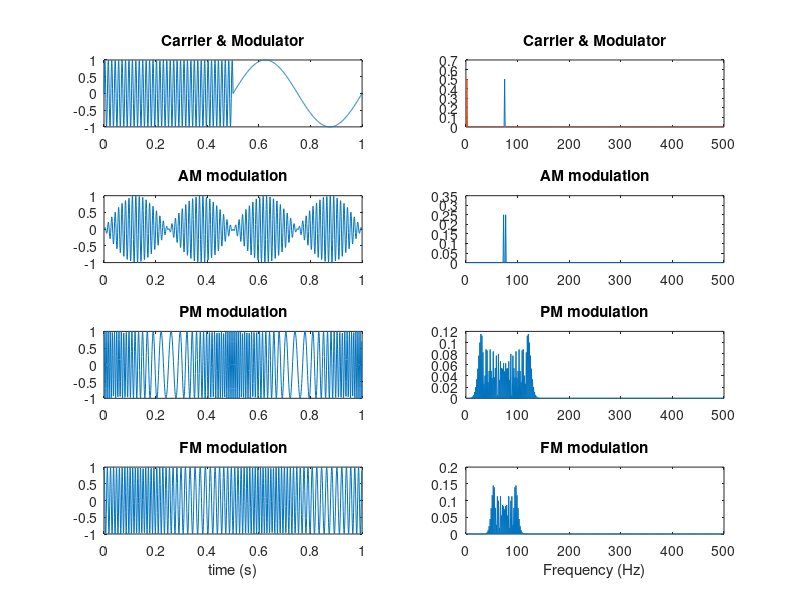

The MATLAB source for this figure:
% This file is a Matlab script generates a carrier, modulator, PM, FM
% signals and plots them in time domain as well as frequency domain. It is
% a good basic introduction ecercise  for signal processing. 
%
% This program is free software; you can redistribute it and/or modify
% it under the terms of the GNU General Public License as published by
% the Free Software Foundation; either version 2, or (at your option)
% any later version.
%
% This program is distributed in the hope that it will be useful,
% but WITHOUT ANY WARRANTY; without even the implied warranty of
% MERCHANTABILITY or FITNESS FOR A PARTICULAR PURPOSE.  See the
% GNU General Public License for more details.

 %Time specifications:
Fs = 1000;                             % Sampling Frequency (samples per second)
Ts = 1/Fs;                            % Sampling Period (seconds per sample)

L=1000;                                % Time vector lenght (total samples)
t = [0:L-1]*Ts;                       % Time vector

%Signals                   
Fcarrier = 75; Ac = 1; carrier = Ac * sin(2*pi*Fcarrier*t);
Fmodulator = 2; Am = 1; modulator = Am * sin(2*pi*Fmodulator*t);

%Amplitude modulation
AM = carrier .* modulator;
                      
%Phase modulation
P_deviation =25;
PM = Ac * cos(2*pi*Fcarrier*t + P_deviation*modulator);                         % Realistic model
%PM = pmmod(modulator, Fcarrier, Fs, P_deviation);                               %Matlab function

%Frequency modulation
Kf = 25;                                                                         % Modulator sensitivity
F_delta = Kf * Am;                                                               % Peak deviation
FM= Ac * cos(2*pi*(Fcarrier*t+F_delta*cumtrapz(t,modulator)));                  % Realistic model
%FM = Ac * cos(2*pi*Fcarrier*t + F_delta/Fmodulator * sin(2*pi*Fmodulator*t));   % Sinusoidal continuous wave aproximation
%FM = fmmod(modulator,Fcarrier, Fs, F_delta);                                    % Matlab function

%Time domain plots
subplot(4,2,1); plot(t,horzcat(carrier(1:L/2),modulator(1:L/2))); title('Carrier & Modulator');
subplot(4,2,3); plot(t, AM); title('AM modulation');
subplot(4,2,5); plot(t, PM); title('PM modulation');
subplot(4,2,7); plot(t, FM); title('FM modulation');xlabel('time (s)');

%Frequency domain
freq_vector=Fs/L*[0:L/2-1];

%Magnitude of Fourier transform
abs_carrier=abs(fft(carrier)/L);
abs_modulator=abs(fft(modulator)/L);
abs_AM=abs(fft(AM)/L);
abs_PM=abs(fft(PM)/L);
abs_FM=abs(fft(FM)/L);

%Positives frequencies discrimination
carrier_spectrum=abs_carrier(1:L/2);
modulator_spectrum=abs_modulator(1:L/2);
AM_spectrum=abs_AM(1:L/2); 
PM_spectrum=abs_PM(1:L/2); 
FM_spectrum=abs_FM(1:L/2);

%Freq domain plotting
subplot(4,2,2); plot(freq_vector,carrier_spectrum); title('Carrier & Modulator');
hold on
subplot(4,2,2); plot(freq_vector,modulator_spectrum);
hold off
subplot(4,2,4); plot(freq_vector,AM_spectrum); title('AM modulation');
subplot(4,2,6); plot(freq_vector,PM_spectrum); title('PM modulation');
subplot(4,2,8); plot(freq_vector,FM_spectrum); title('FM modulation');xlabel('Frequency (Hz)');
